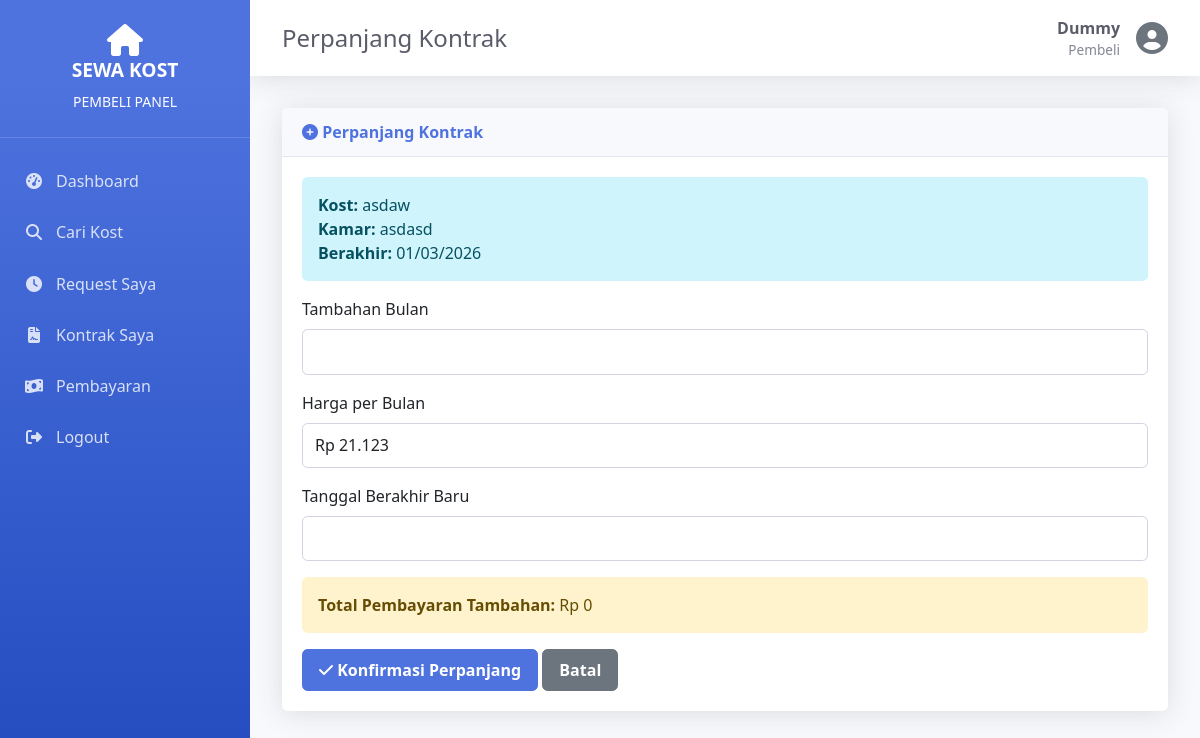
Screenshot of /pembeli/perpanjang_kontrak.php?id=6 (signed in) with the database file from the repository.
### tables this page shows
CREATE TABLE `kontrak` (
  `id` int(11) NOT NULL AUTO_INCREMENT,
  `penyewa_id` int(11) NOT NULL,
  `kamar_id` int(11) NOT NULL,
  `tanggal_mulai` date NOT NULL,
  `tanggal_berakhir` date NOT NULL,
  `durasi_bulan` int(11) NOT NULL,
  `total_harga` decimal(12,2) NOT NULL,
  `status` enum('Aktif','Akan Berakhir','Selesai') DEFAULT 'Aktif',
  `created_at` timestamp NOT NULL DEFAULT current_timestamp(),
  PRIMARY KEY (`id`),
  KEY `penyewa_id` (`penyewa_id`),
  KEY `kamar_id` (`kamar_id`),
  CONSTRAINT `kontrak_ibfk_1` FOREIGN KEY (`penyewa_id`) REFERENCES `penyewa` (`id`) ON DELETE CASCADE,
  CONSTRAINT `kontrak_ibfk_2` FOREIGN KEY (`kamar_id`) REFERENCES `kamar` (`id`) ON DELETE CASCADE
);

CREATE TABLE `kost` (
  `id` int(11) NOT NULL AUTO_INCREMENT,
  `pemilik_id` int(11) NOT NULL,
  `nama_kost` varchar(100) NOT NULL,
  `alamat` text NOT NULL,
  `kota` varchar(50) DEFAULT NULL,
  `deskripsi` text DEFAULT NULL,
  `foto` varchar(255) DEFAULT NULL,
  `created_at` timestamp NOT NULL DEFAULT current_timestamp(),
  PRIMARY KEY (`id`),
  KEY `pemilik_id` (`pemilik_id`),
  CONSTRAINT `kost_ibfk_1` FOREIGN KEY (`pemilik_id`) REFERENCES `users` (`id`) ON DELETE CASCADE
);

CREATE TABLE `kamar` (
  `id` int(11) NOT NULL AUTO_INCREMENT,
  `kost_id` int(11) NOT NULL,
  `nomor_kamar` varchar(20) NOT NULL,
  `harga_sewa` decimal(12,2) NOT NULL,
  `status` enum('Kosong','Terisi','Maintenance') DEFAULT 'Kosong',
  `foto` varchar(255) DEFAULT NULL,
  `fasilitas` text DEFAULT NULL,
  `created_at` timestamp NOT NULL DEFAULT current_timestamp(),
  PRIMARY KEY (`id`),
  KEY `kost_id` (`kost_id`),
  CONSTRAINT `kamar_ibfk_1` FOREIGN KEY (`kost_id`) REFERENCES `kost` (`id`) ON DELETE CASCADE
);

### lib/auth.php (called while the page is built, shortened)
<?php
require_once __DIR__ . '/database.php';
class Auth {
    public static function id() {
        return $_SESSION['user_id'] ?? null;
    }
}

### lib/database.php (called while the page is built, shortened)
<?php
class Database {
    private static $connection = null;
    public static function connect() {
        if (self::$connection === null) {
            self::$connection = new mysqli(DB_HOST, DB_USER, DB_PASS, DB_NAME);
            self::$connection->set_charset("utf8mb4");
        }
        return self::$connection;
    }
    public static function query($sql) {
        $conn = self::connect();
        $result = $conn->query($sql);
        return $result;
    }
    public static function fetchOne($sql) {
        $result = self::query($sql);
        return $result->fetch_assoc();
    }
}

### pembeli/perpanjang_kontrak.php (the view, shortened to what this page needs)
<?php
require_once __DIR__ . '/../lib/auth.php';
require_once __DIR__ . '/../lib/database.php';
$userId = Auth::id();
$kontrakId = isset($_GET['id']) ? (int)$_GET['id'] : 0;
$kontrak = Database::fetchOne("
    SELECT kt.*, k.harga_sewa, k.nomor_kamar, ks.nama_kost
    FROM kontrak kt
    JOIN penyewa p ON kt.penyewa_id = p.id
    JOIN kamar k ON kt.kamar_id = k.id
    JOIN kost ks ON k.kost_id = ks.id
    WHERE kt.id = $kontrakId AND p.user_id = $userId AND kt.status = 'Aktif'
");
include __DIR__ . '/../layout/header.php';
include __DIR__ . '/../layout/sidebar.php';
?>
<div class="card">
    <div class="card-header"><i class="fas fa-plus-circle"></i> Perpanjang Kontrak</div>
    <div class="card-body">
        <div class="alert alert-info">
            <strong>Kost:</strong> <?php echo htmlspecialchars($kontrak['nama_kost']); ?><br>
            <strong>Kamar:</strong> <?php echo htmlspecialchars($kontrak['nomor_kamar']); ?><br>
            <strong>Berakhir:</strong> <?php echo date('d/m/Y', strtotime($kontrak['tanggal_berakhir'])); ?>
        </div>
        <form method="POST">
            <div class="mb-3">
                <label class="form-label">Tambahan Bulan</label>
                <input type="number" class="form-control" name="tambahan_bulan" id="tambahan_bulan" min="1" max="12" required>
            </div>
            <div class="mb-3">
                <label class="form-label">Harga per Bulan</label>
                <input type="text" class="form-control" value="Rp <?php echo number_format($kontrak['harga_sewa'], 0, ',', '.'); ?>" readonly>
            </div>
            <div class="mb-3">
                <label class="form-label">Tanggal Berakhir Baru</label>
                <input type="text" class="form-control" id="tgl_berakhir_baru" readonly>
            </div>
            <div class="alert alert-warning">
                <strong>Total Pembayaran Tambahan:</strong> <span id="total_display">Rp 0</span>
            </div>
            <button type="submit" class="btn btn-primary">
                <i class="fas fa-check"></i> Konfirmasi Perpanjang
            </button>
            <a href="/coba_kost/pembeli/kontrak.php" class="btn btn-secondary">Batal</a>
        </form>
    </div>
</div>
<?php include __DIR__ . '/../layout/footer.php'; ?>

### assets/css/style.css (style rules this page uses)
:root { --primary-color: #4e73df; --secondary-color: #858796; --success-color: #1cc88a; --danger-color: #e74a3b; --warning-color: #f6c23e; --info-color: #36b9cc; --sidebar-width: 250px; }
* { margin: 0; padding: 0; box-sizing: border-box; }
body { font-family: 'Segoe UI', Tahoma, Geneva, Verdana, sans-serif; background-color: #f8f9fc; color: #5a5c69; }
.card { border: none; border-radius: 0.35rem; box-shadow: 0 0.15rem 1.75rem 0 rgba(58, 59, 69, 0.15); }
.card-header { background-color: #f8f9fc; border-bottom: 1px solid #e3e6f0; padding: 0.75rem 1.25rem; font-weight: bold; color: var(--primary-color); }
.card-body { padding: 1.25rem; }
.btn { padding: 0.5rem 1rem; border-radius: 0.35rem; font-weight: 600; transition: all 0.3s; }
.btn-primary { background-color: var(--primary-color); border-color: var(--primary-color); }
.form-control, .form-select { border: 1px solid #d1d3e2; border-radius: 0.35rem; padding: 0.6rem 0.75rem; }
.alert { border-radius: 0.35rem; border: none; }

### rows the page displays
kontrak: kost.nama_kost "asdaw", kamar.nomor_kamar "asdasd", tanggal_berakhir "01/03/2026", kamar.harga_sewa "Rp 21.123"

### other values shown
$role "PEMBELI"
$pageTitle "Perpanjang Kontrak"
$user['nama_lengkap'] "Dummy"
$user['role'] "Pembeli"
